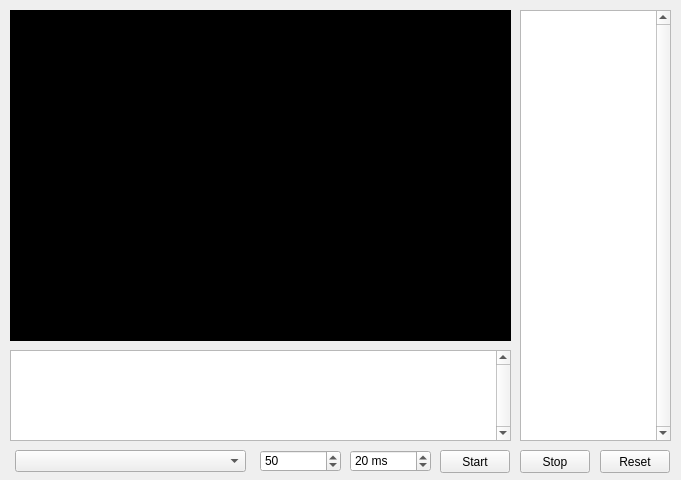
<?xml version="1.0" encoding="UTF-8"?>
<ui version="4.0">
 <class>MainForm</class>
 <widget class="QWidget" name="MainForm">
  <property name="geometry">
   <rect>
    <x>0</x>
    <y>0</y>
    <width>681</width>
    <height>480</height>
   </rect>
  </property>
  <property name="windowTitle">
   <string>Sorting in Visual</string>
  </property>
  <widget class="QPushButton" name="Start_button">
   <property name="geometry">
    <rect>
     <x>440</x>
     <y>450</y>
     <width>70</width>
     <height>23</height>
    </rect>
   </property>
   <property name="text">
    <string>Start</string>
   </property>
   <property name="autoDefault">
    <bool>false</bool>
   </property>
   <property name="default">
    <bool>false</bool>
   </property>
   <property name="flat">
    <bool>false</bool>
   </property>
  </widget>
  <widget class="QPushButton" name="Stop_Button">
   <property name="geometry">
    <rect>
     <x>520</x>
     <y>450</y>
     <width>70</width>
     <height>23</height>
    </rect>
   </property>
   <property name="text">
    <string>Stop</string>
   </property>
  </widget>
  <widget class="QPushButton" name="Reset_Button">
   <property name="geometry">
    <rect>
     <x>600</x>
     <y>450</y>
     <width>70</width>
     <height>23</height>
    </rect>
   </property>
   <property name="text">
    <string>Reset</string>
   </property>
  </widget>
  <widget class="QSpinBox" name="Delay_Spin">
   <property name="geometry">
    <rect>
     <x>350</x>
     <y>450</y>
     <width>81</width>
     <height>22</height>
    </rect>
   </property>
   <property name="suffix">
    <string> ms</string>
   </property>
   <property name="minimum">
    <number>5</number>
   </property>
   <property name="maximum">
    <number>10000</number>
   </property>
   <property name="singleStep">
    <number>5</number>
   </property>
   <property name="value">
    <number>20</number>
   </property>
  </widget>
  <widget class="QSpinBox" name="Nums_Spin">
   <property name="geometry">
    <rect>
     <x>260</x>
     <y>450</y>
     <width>81</width>
     <height>22</height>
    </rect>
   </property>
   <property name="minimum">
    <number>10</number>
   </property>
   <property name="maximum">
    <number>100000</number>
   </property>
   <property name="value">
    <number>50</number>
   </property>
  </widget>
  <widget class="QComboBox" name="Sorts_Combo">
   <property name="geometry">
    <rect>
     <x>15</x>
     <y>450</y>
     <width>231</width>
     <height>22</height>
    </rect>
   </property>
   <property name="whatsThis">
    <string/>
   </property>
   <property name="layoutDirection">
    <enum>Qt::LeftToRight</enum>
   </property>
   <property name="minimumContentsLength">
    <number>0</number>
   </property>
   <property name="frame">
    <bool>true</bool>
   </property>
  </widget>
  <widget class="QWidget" name="widget" native="true">
   <property name="enabled">
    <bool>true</bool>
   </property>
   <property name="geometry">
    <rect>
     <x>10</x>
     <y>350</y>
     <width>501</width>
     <height>91</height>
    </rect>
   </property>
   <property name="autoFillBackground">
    <bool>false</bool>
   </property>
   <widget class="QTextEdit" name="ConsoleOut_textedit">
    <property name="geometry">
     <rect>
      <x>0</x>
      <y>0</y>
      <width>501</width>
      <height>91</height>
     </rect>
    </property>
    <property name="verticalScrollBarPolicy">
     <enum>Qt::ScrollBarAlwaysOn</enum>
    </property>
   </widget>
  </widget>
  <widget class="PlotWidget" name="VisualArea" native="true">
   <property name="geometry">
    <rect>
     <x>10</x>
     <y>10</y>
     <width>501</width>
     <height>331</height>
    </rect>
   </property>
   <property name="styleSheet">
    <string notr="true">background-color: rgb(0, 0, 0);</string>
   </property>
  </widget>
  <widget class="QListWidget" name="Sorts_List">
   <property name="geometry">
    <rect>
     <x>520</x>
     <y>10</y>
     <width>151</width>
     <height>431</height>
    </rect>
   </property>
   <property name="verticalScrollBarPolicy">
    <enum>Qt::ScrollBarAlwaysOn</enum>
   </property>
   <property name="alternatingRowColors">
    <bool>true</bool>
   </property>
  </widget>
 </widget>
 <customwidgets>
  <customwidget>
   <class>PlotWidget</class>
   <extends>QWidget</extends>
   <header>pyqtgraph</header>
   <container>1</container>
  </customwidget>
 </customwidgets>
 <resources/>
 <connections/>
</ui>
